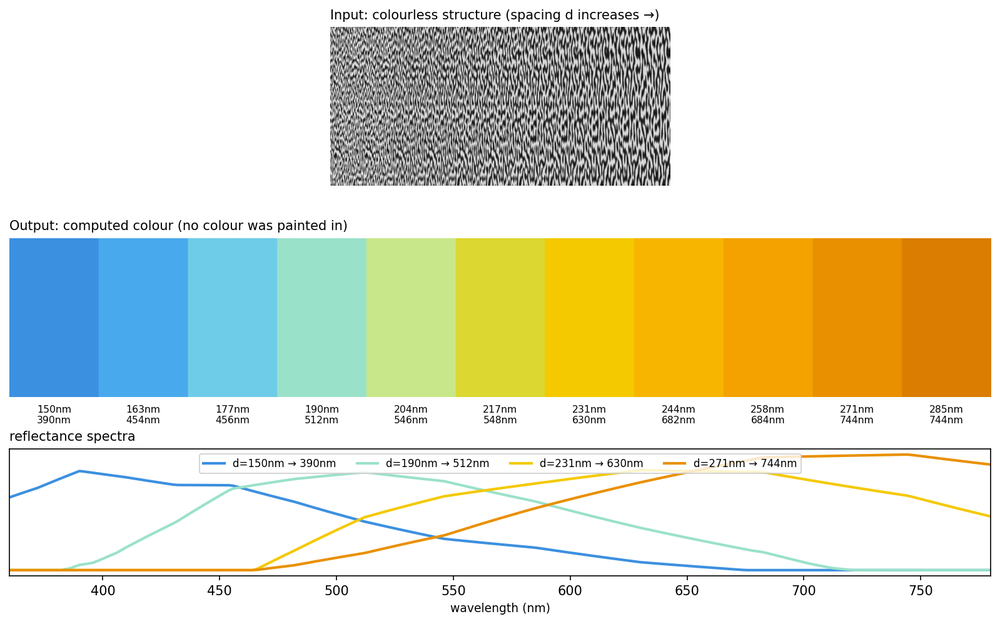
#> input picture experiments/emergent_color.png, 1000 x 624 px, shrunk from 1599 x 998 before the run
$ python features.py ../experiments/emergent_color.png
#> lines starting #> are read from the running program, lines starting #| are printed output that depends on the picture; after the words box and inside, x2 and y2 are one past the last pixel; in counts of white or black regions, pixels touching at a corner belong together
"""FEATS_V1 structural feature extractor (torch-free: opencv + numpy).

Extracts the 7-dim structural feature vector defined in docs/DATA_CONTRACT.md
from a grayscale SEM image:

    [ char_length_nm,     # dominant spatial period (nm) from radial FFT peak
      domain_std_nm,      # spread of the period (order/disorder)
      pore_fraction,      # air/void volume fraction (0..1) via Otsu threshold
      pore_diameter_nm,   # mean pore size
      wall_thickness_nm,  # mean solid wall thickness (distance transform)
      anisotropy,         # 0=isotropic .. 1=aligned (FFT angular spread)
      connectivity ]      # skeleton/euler-based network connectivity proxy

Physical scale: if px_per_um is known (from the scale bar) all *_nm values are
in true nanometres. If unknown we fall back to a default px_per_um so the
pipeline still runs; features remain internally consistent for training.
"""
from __future__ import annotations

import argparse
import glob
import json
import os

import cv2
import numpy as np

FEATS_V1 = [
    "char_length_nm",
    "domain_std_nm",
    "pore_fraction",
    "pore_diameter_nm",
    "wall_thickness_nm",
    "anisotropy",
    "connectivity",
]

# Fallback scale when the scale bar is unknown. Assumes a typical SEM crop
# where the field of view is ~ a couple microns. Chosen so a ~14px period maps
# to ~180nm (typical spongy keratin). px_per_um = px / um.
DEFAULT_PX_PER_UM = 78.0


def _px_to_nm(px, px_per_um):
    return float(px) / px_per_um * 1000.0


def _radial_power_spectrum(gray):
    """Return (radii_px_period, power) radial average of the FFT magnitude."""
    g = gray.astype(np.float32)
    g = g - g.mean()
    # window to reduce spectral leakage
    win = np.outer(np.hanning(g.shape[0]), np.hanning(g.shape[1]))
    g = g * win
    F = np.fft.fftshift(np.fft.fft2(g))
    mag = np.abs(F) ** 2

    h, w = mag.shape
    cy, cx = h / 2.0, w / 2.0
    y, x = np.indices((h, w))
    r = np.sqrt((x - cx) ** 2 + (y - cy) ** 2)
    r_int = r.astype(np.int32)
    rmax = int(min(cy, cx))
    radial = np.zeros(rmax)
    for k in range(1, rmax):  # skip DC (k=0)
        mask = r_int == k
        if mask.any():
            radial[k] = mag[mask].mean()
    return radial, mag, (cy, cx)


def _dominant_period(gray, px_per_um):
    """Characteristic period + spread from the radial power spectrum."""
    radial, _, _ = _radial_power_spectrum(gray)
    h = gray.shape[0]
    freqs = np.arange(len(radial)) / h  # cycles/pixel

    # search a plausible band: period 3..60 px
    lo = max(1, int(h / 60))
    hi = min(len(radial) - 1, int(h / 3))
    band = radial[lo:hi]
    if band.size == 0 or band.max() <= 0:
        return _px_to_nm(14.0, px_per_um), _px_to_nm(4.0, px_per_um)

    kpeak = lo + int(np.argmax(band))
    f_peak = freqs[kpeak]
    period_px = 1.0 / f_peak if f_peak > 0 else 14.0

    # spread: intensity-weighted std of period around the peak within band
    idx = np.arange(lo, hi)
    weights = radial[lo:hi].copy()
    weights = np.clip(weights, 0, None)
    periods = h / np.maximum(idx, 1)
    wsum = weights.sum() + 1e-9
    mean_p = float((periods * weights).sum() / wsum)
    var_p = float((weights * (periods - mean_p) ** 2).sum() / wsum)
    std_px = np.sqrt(max(var_p, 0.0))

    return _px_to_nm(period_px, px_per_um), _px_to_nm(std_px, px_per_um)


def _anisotropy(mag, center):
    """Angular spread of spectral energy. 0=isotropic ring, 1=oriented."""
    h, w = mag.shape
    cy, cx = center
    y, x = np.indices((h, w))
    dx = x - cx
    dy = y - cy
    r = np.sqrt(dx ** 2 + dy ** 2)
    theta = np.arctan2(dy, dx)  # -pi..pi
    # consider a mid-frequency annulus (exclude DC and very high freq)
    rmax = min(cy, cx)
    ann = (r > 0.08 * rmax) & (r < 0.6 * rmax)
    if not ann.any():
        return 0.0
    e = mag[ann]
    th = theta[ann]
    # fold to [0, pi) since spectrum is symmetric
    th = np.mod(th, np.pi)
    nb = 36
    hist, _ = np.histogram(th, bins=nb, range=(0, np.pi), weights=e)
    hist = hist / (hist.sum() + 1e-9)
    # anisotropy = 1 - normalized entropy (uniform -> 0, peaked -> 1)
    ent = -np.sum(hist * np.log(hist + 1e-12))
    ent_max = np.log(nb)
    return float(np.clip(1.0 - ent / ent_max, 0.0, 1.0))


def _otsu_pore(gray):
    """Otsu threshold -> pore mask (pores are the dark phase)."""
    blur = cv2.GaussianBlur(gray, (3, 3), 0)
    _, th = cv2.threshold(blur, 0, 255, cv2.THRESH_BINARY + cv2.THRESH_OTSU)
    # th==255 is bright (walls). pores = dark = 0.
    pore = (th == 0).astype(np.uint8)
    wall = (th == 255).astype(np.uint8)
    return pore, wall


def _mean_feature_size(mask, px_per_um):
    """Mean diameter of the True regions via distance transform (2x max EDT)."""
    if mask.sum() == 0:
        return 0.0
    dt = cv2.distanceTransform(mask, cv2.DIST_L2, 5)
    # peak local distances approximate radii; use the mean of the top values
    vals = dt[dt > 0]
    if vals.size == 0:
        return 0.0
    # ridge (skeleton) distances approximate the local radius
    thr = np.quantile(vals, 0.75)
    radius_px = float(vals[vals >= thr].mean())
    return _px_to_nm(2.0 * radius_px, px_per_um)


def _connectivity(wall):
    """Network connectivity proxy from the solid (wall) phase.

    Uses connected components: a well-connected single network -> value near 1;
    a fragmented set of many disconnected blobs -> value near 0.
    """
    if wall.sum() == 0:
        return 0.0
    num, labels = cv2.connectedComponents(wall)
    ncomp = num - 1  # exclude background
    if ncomp <= 0:
        return 0.0
    sizes = np.array([(labels == i).sum() for i in range(1, num)], dtype=np.float64)
    largest_frac = sizes.max() / (sizes.sum() + 1e-9)
    # combine: dominance of the largest component and fewness of components
    comp_penalty = 1.0 / (1.0 + 0.02 * ncomp)
    return float(np.clip(0.5 * largest_frac + 0.5 * comp_penalty, 0.0, 1.0))


def extract_features(image, px_per_um=None):
    """Extract the FEATS_V1 7-dim vector from a grayscale image (uint8 or path).

    Returns (vector: np.ndarray[7], dict).
    """
    if isinstance(image, str):
        gray = cv2.imread(image, cv2.IMREAD_GRAYSCALE)
        if gray is None:
            raise FileNotFoundError(image)
    else:
        gray = image
        if gray.ndim == 3:
            gray = cv2.cvtColor(gray, cv2.COLOR_BGR2GRAY)
    gray = gray.astype(np.uint8)

    ppu = DEFAULT_PX_PER_UM if px_per_um is None else float(px_per_um)

    char_length_nm, domain_std_nm = _dominant_period(gray, ppu)
    radial, mag, center = _radial_power_spectrum(gray)
    aniso = _anisotropy(mag, center)

    pore, wall = _otsu_pore(gray)
    pore_fraction = float(pore.mean())
    pore_diameter_nm = _mean_feature_size(pore, ppu)
    wall_thickness_nm = _mean_feature_size(wall, ppu)
    connectivity = _connectivity(wall)

    vec = np.array([
        char_length_nm,
        domain_std_nm,
        pore_fraction,
        pore_diameter_nm,
        wall_thickness_nm,
        aniso,
        connectivity,
    ], dtype=np.float32)

    d = {k: float(v) for k, v in zip(FEATS_V1, vec)}
    d["px_per_um"] = ppu
    return vec, d


def main():
    ap = argparse.ArgumentParser(description="FEATS_V1 feature extractor")
    ap.add_argument("path", help="image file or folder")
    ap.add_argument("--px-per-um", type=float, default=None,
                    help="pixels per micron (from scale bar); default heuristic")
    ap.add_argument("--out", default=None, help="write JSONL of features here")
    args = ap.parse_args()

    if os.path.isdir(args.path):
        files = sorted(glob.glob(os.path.join(args.path, "*.png")) +
                       glob.glob(os.path.join(args.path, "*.jpg")) +
                       glob.glob(os.path.join(args.path, "*.tif")))
    else:
        files = [args.path]

    out_f = open(args.out, "w") if args.out else None
    for f in files:
        vec, d = extract_features(f, px_per_um=args.px_per_um)
#> in _radial_power_spectrum, `g = g * win`:
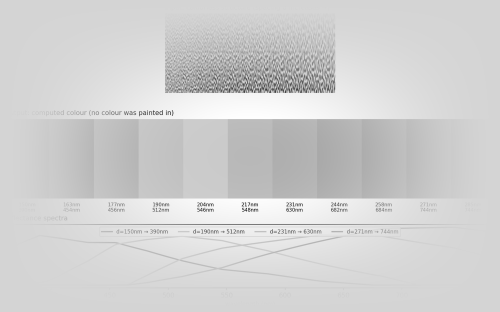
#> g: shape (624, 1000) float64 (shown at 1/2 size); min -157.8, max 31.31, mean -2.6; drawn with min black and max white
#> after the loop in _radial_power_spectrum, `for k in range(1, rmax):`: radial = 312 values, max 1.48e+12 at index 1, min 0 at index 0, mean 1.16e+10
#> in _dominant_period, `freqs = np.arange(len(radial)) / h`: freqs = 312 values from 0 to 0.498
#> in _dominant_period, `hi = min(len(radial) - 1, int(h / 3))`: hi = 208
#> in _dominant_period, `band = radial[lo:hi]`: band = 198 values, max 8.95e+09 at index 1, min 32499148.5 at index 173, mean 569428672.2
#> in _dominant_period, `kpeak = lo + int(np.argmax(band))`: kpeak = 11
#> in _dominant_period, `f_peak = freqs[kpeak]`: f_peak = 0.0176
#> in _dominant_period, `period_px = 1.0 / f_peak if f_peak > 0 else 14.0`: period_px = 56.73
#> in _dominant_period, `weights = radial[lo:hi].copy()`: weights has the same summary as band
#> in _dominant_period, `wsum = weights.sum() + 1e-9`: wsum = 1.13e+11
#> in _dominant_period, `mean_p = float((periods * weights).sum() / wsum)`: mean_p = 32.45
#> in _dominant_period, `var_p = float((weights * (periods - mean_p) ** 2).sum() / wsum)`: var_p = 318.6
#> in _dominant_period, `std_px = np.sqrt(max(var_p, 0.0))`: std_px = 17.85
#> in extract_features, `char_length_nm, domain_std_nm = _dominant_period(gray, ppu)`: char_length_nm = 727.3; domain_std_nm = 228.9
#> in extract_features, `radial, mag, center = _radial_power_spectrum(gray)`: center = (312, 500)
#> in _anisotropy, `cy, cx = center`: cy = 312; cx = 500
#> in _anisotropy, `theta = np.arctan2(dy, dx)`:
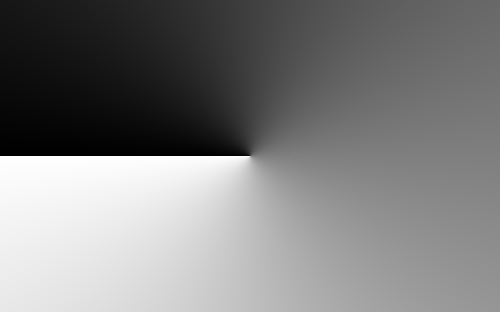
#> theta: shape (624, 1000) float64 (shown at 1/2 size); min -3.14, max 3.14, mean -1.62e-06; drawn with min black and max white
#> in _anisotropy, `rmax = min(cy, cx)`: rmax = 312
#> in _anisotropy, `ann = (r > 0.08 * rmax) & (r < 0.6 * rmax)`:
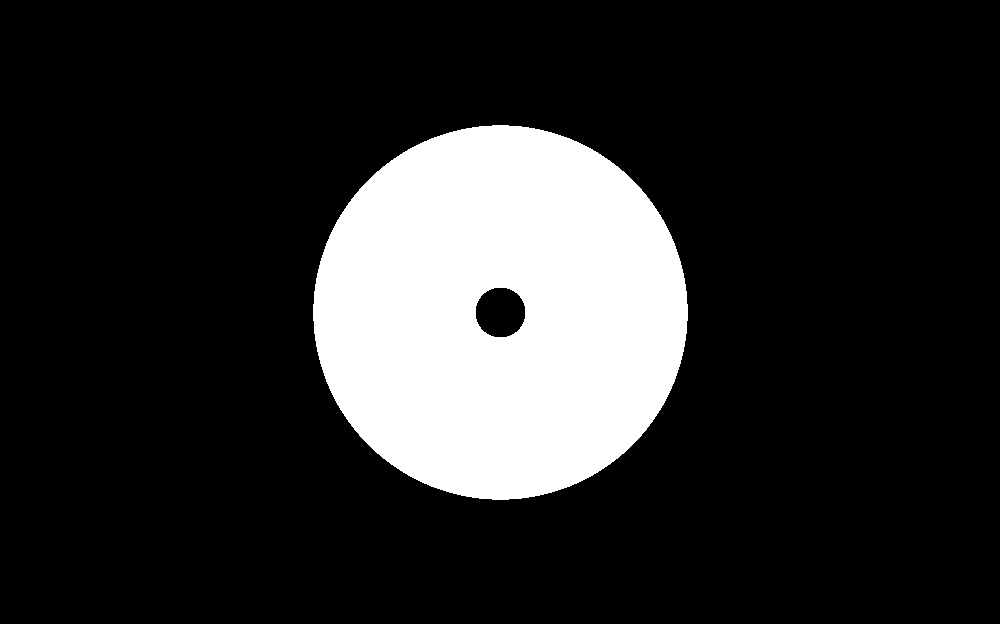
#> ann: shape (624, 1000) bool; 17.3% white; 1 white region, box (x1, y1, x2, y2) and area: (313, 125, 688, 500) 108136
#> in _anisotropy, `hist, _ = np.histogram(th, bins=nb, range=(0, np.pi), weights=e)`: hist = 36 values, max 5.72e+12 at index 18, min 1.21e+11 at index 10, mean 4.53e+11
#> in _anisotropy, `hist = hist / (hist.sum() + 1e-9)`: hist = 36 values, max 0.351 at index 18, min 0.00741 at index 10, mean 0.0278
#> in _anisotropy, `ent = -np.sum(hist * np.log(hist + 1e-12))`: ent = 2.83
#> in extract_features, `aniso = _anisotropy(mag, center)`: aniso = 0.21
#> in _otsu_pore, `_, th = cv2.threshold(blur, 0, 255, cv2.THRESH_BINARY + cv2.THRESH_OTSU)`:
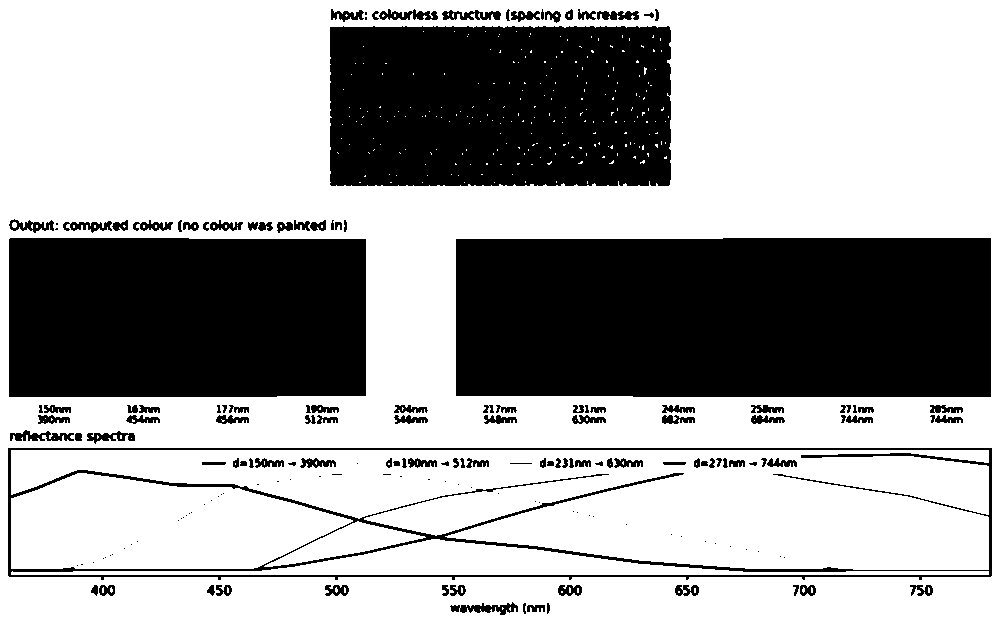
#> th: shape (624, 1000); 65.1% white; 175 black regions (54 under 20 px), largest, box (x1, y1, x2, y2) and area: (456, 238, 991, 397) 84621, (9, 238, 366, 397) 56496, (330, 26, 671, 186) 53481
#> in extract_features, `pore_fraction = float(pore.mean())`: pore_fraction = 0.349
#> in _mean_feature_size, `dt = cv2.distanceTransform(mask, cv2.DIST_L2, 5)`:
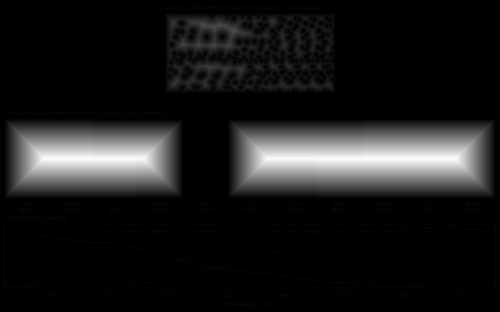
#> dt: shape (624, 1000) float32 (shown at 1/2 size); min 0, max 80, mean 8.6; drawn with min black and max white
#> in _mean_feature_size, `thr = np.quantile(vals, 0.75)`: thr = 42
#> in _mean_feature_size, `radius_px = float(vals[vals >= thr].mean())`: radius_px = 59.25
#> in extract_features, `pore_diameter_nm = _mean_feature_size(pore, ppu)`: pore_diameter_nm = 1519.2
#> call 2 of _mean_feature_size, with px_per_um = 78
#> in _mean_feature_size (call 2), `dt = cv2.distanceTransform(mask, cv2.DIST_L2, 5)`:
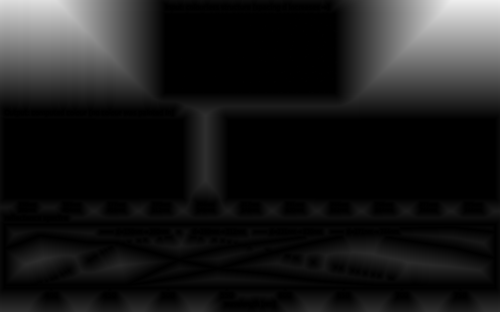
#> dt: shape (624, 1000) float32 (shown at 1/2 size); min 0, max 239.8, mean 26.6
#> in _mean_feature_size (call 2), `thr = np.quantile(vals, 0.75)`: thr = 49.58
#> in _mean_feature_size (call 2), `radius_px = float(vals[vals >= thr].mean())`: radius_px = 120.6
#> in extract_features, `wall_thickness_nm = _mean_feature_size(wall, ppu)`: wall_thickness_nm = 3092.5
#> in _connectivity, `num, labels = cv2.connectedComponents(wall)`:
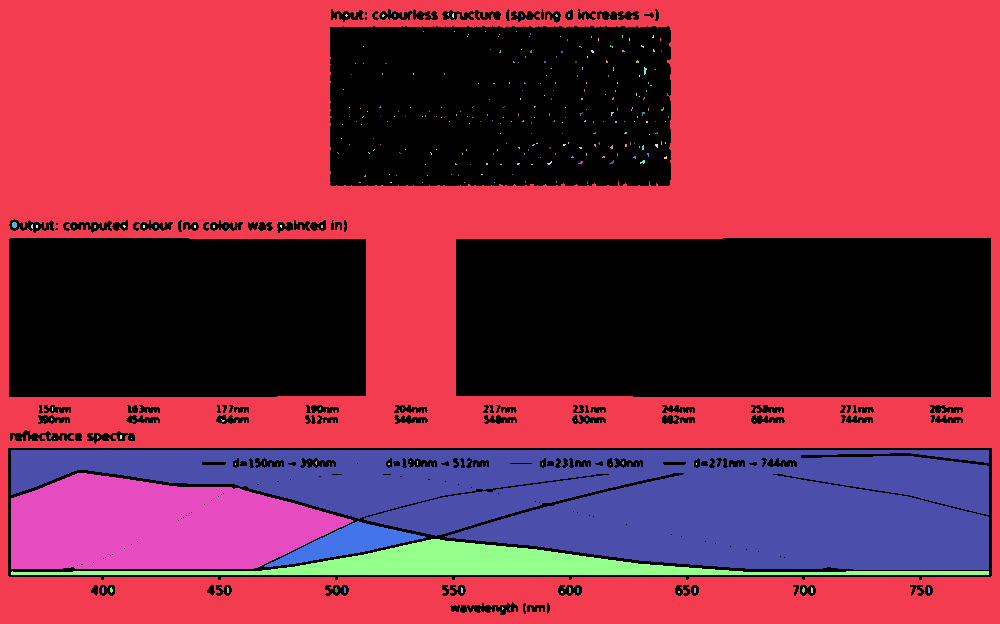
#> labels: shape (624, 1000) int32; 296 distinct labels, from 0 to 295; one colour per label, 0 black
#> in _connectivity, `num, labels = cv2.connectedComponents(wall)`: num = 296
#> in _connectivity, `ncomp = num - 1`: ncomp = 295
#> in _connectivity, `sizes = np.array([(labels == i).sum() for i in range(1, num)], dtype=n..`: sizes = 295 values, max 291049 at index 0, min 1 at index 9, mean 1376.7
#> in _connectivity, `largest_frac = sizes.max() / (sizes.sum() + 1e-9)`: largest_frac = 0.717
#> in _connectivity, `comp_penalty = 1.0 / (1.0 + 0.02 * ncomp)`: comp_penalty = 0.145
#> in extract_features, `connectivity = _connectivity(wall)`: connectivity = 0.431
#> in extract_features, `vec = np.array([ char_length_nm, domain_std_nm, pore_fraction, pore_di..`: vec = [727.3, 228.9, 0.349, 1519.2, 3092.5, 0.21, 0.431]
#> in extract_features, `d = {k: float(v) for k, v in zip(FEATS_V1, vec)}`: d = {'char_length_nm': 727.3, 'domain_std_nm': 228.9, 'pore_fraction': 0.349, 'pore_diameter_nm': 1519.2, 'wall_thickness_nm': 3092.5, 'anisotropy': 0.21, 'connectivity': 0.431}
#> vec = [727.3, 228.9, 0.349, 1519.2, 3092.5, 0.21, 0.431]; d = {'char_length_nm': 727.3, 'domain_std_nm': 228.9, 'pore_fraction': 0.349, 'pore_diameter_nm': 1519.2, 'wall_thickness_nm': 3092.5, 'anisotropy': 0.21, 'connectivity': 0.431, 'px_per_um': 78}
        rec = {"image_file": f, "feats_v1": [round(float(x), 4) for x in vec], "features": d}
        line = json.dumps(rec)
        if out_f:
            out_f.write(line + "\n")
        print(f"{os.path.basename(f)}: "
              + " ".join(f"{k}={d[k]:.1f}" if k.endswith('nm') else f"{k}={d[k]:.2f}"
                         for k in FEATS_V1))
#| emergent_color.png: char_length_nm=727.3 domain_std_nm=228.9 pore_fraction=0.35 pore_diameter_nm=1519.2 wall_thickness_nm=3092.5 anisotropy=0.21 connectivity=0.43
    if out_f:
        out_f.close()
        print(f"wrote features -> {args.out}")


if __name__ == "__main__":
    main()
